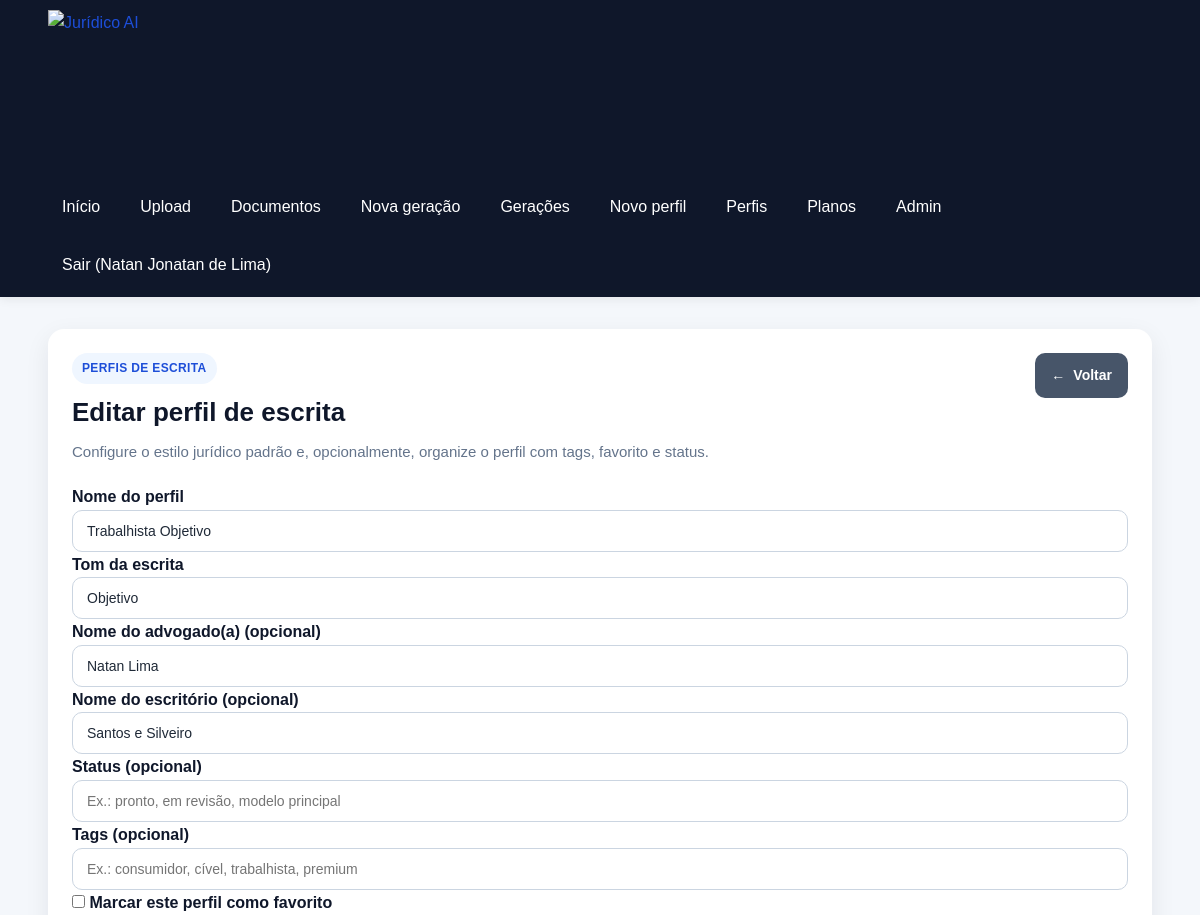
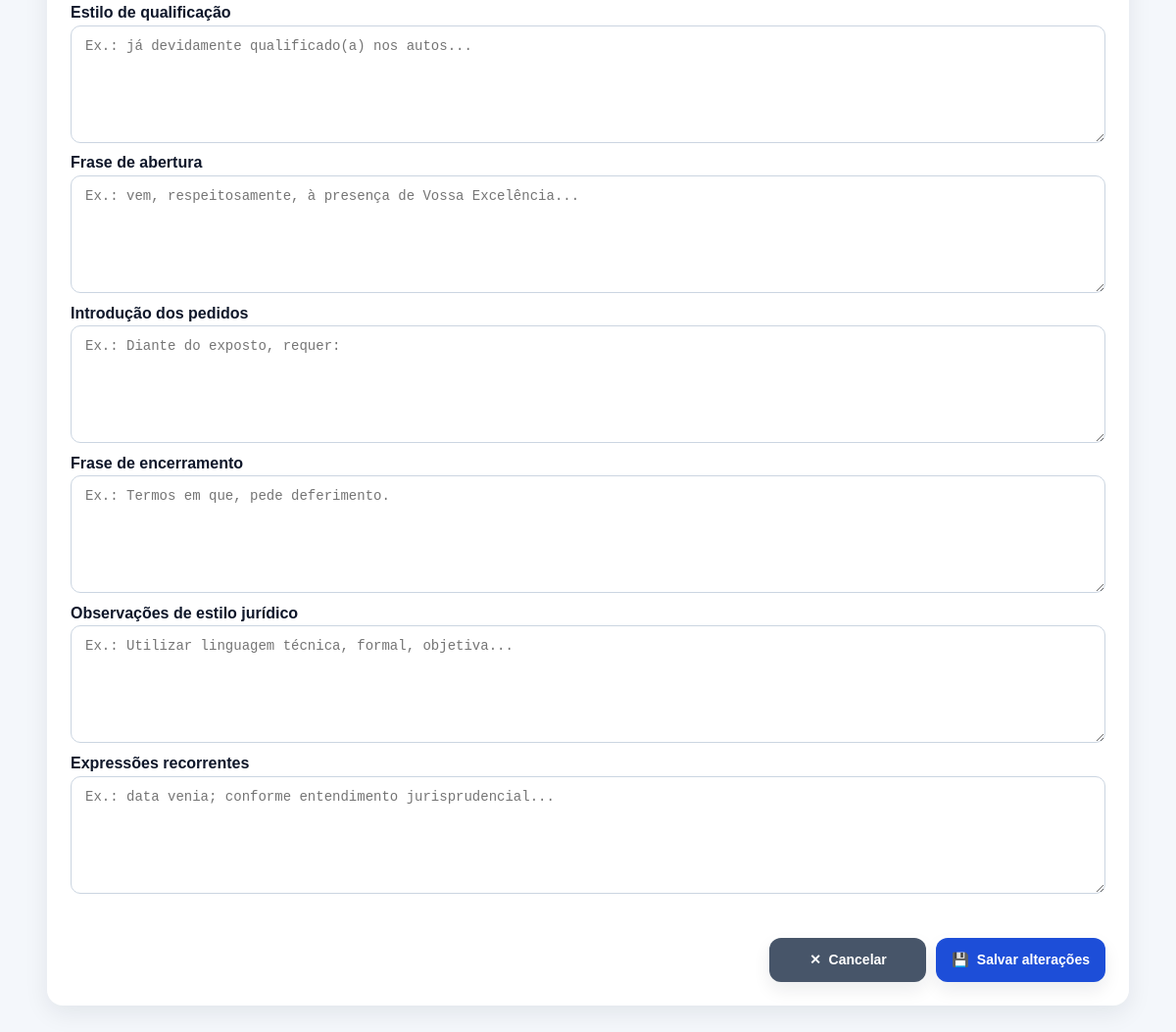
/writing-profiles/4/edit (signed in), run on the app's committed database (2 pictures, top to bottom).
### app/models/user.py (models this page shows, shortened)
class User(Base):
    __tablename__ = "users"
    id = Column(Integer, primary_key=True, index=True)
    full_name = Column(String(150), nullable=False)
    email = Column(String(255), nullable=False, unique=True, index=True)
    password_hash = Column(String(255), nullable=False)
    is_active = Column(Boolean, default=True, nullable=False)
    is_admin = Column(Boolean, default=False, nullable=False)
    plan_slug = Column(String(50), default="free", nullable=False, index=True)
    created_at = Column(DateTime, default=agora_brasil, nullable=False, index=True)
    updated_at = Column(DateTime, default=agora_brasil, onupdate=agora_brasil, nullable=False)

### app/models/writing_profile.py (models this page shows, shortened)
class WritingProfile(Base):
    __tablename__ = "writing_profiles"
    id = Column(Integer, primary_key=True, index=True)
    user_id = Column(Integer, ForeignKey("users.id", ondelete="CASCADE"), nullable=True, index=True)
    profile_name = Column(String(150), nullable=False, index=True)
    lawyer_name = Column(String(150), nullable=True)
    office_name = Column(String(200), nullable=True)
    tone = Column(String(100), nullable=False, default="Formal")
    qualification_style = Column(
        Text,
        nullable=True,
        default="já qualificado(a) nos autos ou a ser devidamente qualificado(a)",
    )
    opening_phrase = Column(
        Text,
        nullable=True,
        default="vem, com o devido respeito, à presença de Vossa Excelência, apresentar a presente:",
    )
    closing_phrase = Column(
        Text,
        nullable=True,
        default="Termos em que,\nPede deferimento.",
    )
    request_intro = Column(
        Text,
        nullable=True,
        default="Diante do exposto, requer:",
    )
    legal_style_notes = Column(
        Text,
        nullable=True,
        default="Utilizar linguagem jurídica formal, objetiva e técnica.",
    )
    recurring_expressions = Column(
        Text,
        nullable=True,
        default="data venia; conforme entendimento jurisprudencial; nos termos da legislação aplicável",
    )
    is_active = Column(Boolean, default=False, nullable=False)
    is_pinned = Column(Boolean, default=False, nullable=False)
    tags = Column(Text, nullable=True)
    is_favorite = Column(Boolean, default=False, nullable=False)
    status = Column(String(100), nullable=True)
    version = Column(Integer, default=1, nullable=False)
    created_at = Column(DateTime, default=agora_brasil, nullable=False)
    updated_at = Column(DateTime, default=agora_brasil, onupdate=agora_brasil, nullable=False)
    generations = relationship(
        "Generation",
        back_populates="writing_profile",
        passive_deletes=True,
    )
    user = relationship("User", passive_deletes=True)

### app/routers/writing_profiles.py (the view)
@router.get("/{profile_id}/edit")
def exibir_formulario_edicao_perfil(
    profile_id: int,
    request: Request,
    db: Session = Depends(get_db),
    usuario: User = Depends(get_authenticated_user),
):
    perfil = buscar_perfil_por_id(db, profile_id, usuario.id)
    plan_usage = obter_uso_plano_usuario(db, usuario)
    if not perfil:
        return RedirectResponse(
            url="/writing-profiles?erro=Perfil não encontrado.",
            status_code=status.HTTP_303_SEE_OTHER,
        )
    return templates.TemplateResponse(
        "writing_profile_form.html",
        {
            "request": request,
            "erro": None,
            "form_data": {
                "profile_name": perfil.profile_name,
                "tone": perfil.tone,
                "lawyer_name": perfil.lawyer_name or "",
                "office_name": perfil.office_name or "",
                "qualification_style": perfil.qualification_style or "",
                "opening_phrase": perfil.opening_phrase or "",
                "request_intro": perfil.request_intro or "",
                "closing_phrase": perfil.closing_phrase or "",
                "legal_style_notes": perfil.legal_style_notes or "",
                "recurring_expressions": perfil.recurring_expressions or "",
                "tags": perfil.tags or "",
                "is_favorite": bool(perfil.is_favorite),
                "status": perfil.status or "",
            },
            "modo_edicao": True,
            "perfil_id": perfil.id,
            "plan_usage": plan_usage,
        },
    )

### app/templates/writing_profile_form.html (shortened to what this page needs)
{% extends "base.html" %}
{% block content %}
<section class="card">
    <div class="cabecalho-pagina">
        <div>
            <span class="etiqueta-secao">Perfis de escrita</span>
            <h2>
                {% if modo_edicao %}
                    Editar perfil de escrita
                {% else %}
                    Novo perfil de escrita
                {% endif %}
            </h2>
            <p class="texto-suave">
                Configure o estilo jurídico padrão e, opcionalmente, organize o perfil com tags, favorito e status.
            </p>
        </div>
        <div class="acoes-topo">
            <a class="botao botao-secundario" href="/writing-profiles">
                <span class="icone-botao" aria-hidden="true">←</span>
                Voltar
            </a>
        </div>
    </div>
    <form
        method="post"
        action="{% if modo_edicao %}/writing-profiles/{{ perfil_id }}/edit{% else %}/writing-profiles/create{% endif %}"
        class="formulario-geracao"
        data-loading-form
        data-loading-message="Salvando perfil de escrita..."
        data-loading-button-text="Salvando..."
    >
        <div class="grid-formulario">
            <div>
                <label for="profile_name">Nome do perfil</label>
                <input
                    type="text"
                    id="profile_name"
                    name="profile_name"
                    required
                    value="{{ form_data.profile_name or '' }}"
                    placeholder="Ex.: Cível formal"
                >
            </div>
            <div>
                <label for="tone">Tom da escrita</label>
                <input
                    type="text"
                    id="tone"
                    name="tone"
                    required
                    value="{{ form_data.tone or 'Formal' }}"
                    placeholder="Ex.: Formal, técnico, objetivo"
                >
            </div>
            <div>
                <label for="lawyer_name">Nome do advogado(a) (opcional)</label>
                <input
                    type="text"
                    id="lawyer_name"
                    name="lawyer_name"
                    value="{{ form_data.lawyer_name or '' }}"
                    placeholder="Ex.: Natan Jonatan de Lima"
                >
            </div>
            <div>
                <label for="office_name">Nome do escritório (opcional)</label>
                <input
                    type="text"
                    id="office_name"
                    name="office_name"
                    value="{{ form_data.office_name or '' }}"
                    placeholder="Ex.: Santos e Silveiro"
                >
            </div>
            <div>
                <label for="status">Status (opcional)</label>
                <input
                    type="text"
                    id="status"
                    name="status"
                    value="{{ form_data.status or '' }}"
                    placeholder="Ex.: pronto, em revisão, modelo principal"
                >
            </div>
            <div class="campo-completo">
                <label for="tags">Tags (opcional)</label>
                <input
                    type="text"
                    id="tags"
                    name="tags"
                    value="{{ form_data.tags or '' }}"
                    placeholder="Ex.: consumidor, cível, trabalhista, premium"
                >
            </div>
            <div class="campo-completo">
                <label class="checkbox-label">
                    <input
                        type="checkbox"
                        name="is_favorite"
                        value="true"
                    >
                    Marcar este perfil como favorito
                </label>
            </div>
            <div class="campo-completo">
                <label for="qualification_style">Estilo de qualificação</label>
                <textarea
                    id="qualification_style"
                    name="qualification_style"
                    rows="3"
                    placeholder="Ex.: já devidamente qualificado(a) nos autos..."
                >{{ form_data.qualification_style or '' }}</textarea>
            </div>
            <div class="campo-completo">
                <label for="opening_phrase">Frase de abertura</label>
                <textarea
                    id="opening_phrase"
                    name="opening_phrase"
                    rows="3"
                    placeholder="Ex.: vem, respeitosamente, à presença de Vossa Excelência..."
                >{{ form_data.opening_phrase or '' }}</textarea>
            </div>
            <div class="campo-completo">
                <label for="request_intro">Introdução dos pedidos</label>
                <textarea
                    id="request_intro"
                    name="request_intro"
                    rows="3"
                    placeholder="Ex.: Diante do exposto, requer:"
                >{{ form_data.request_intro or '' }}</textarea>
            </div>
            <div class="campo-completo">
                <label for="closing_phrase">Frase de encerramento</label>
                <textarea
                    id="closing_phrase"
                    name="closing_phrase"
                    rows="3"
                    placeholder="Ex.: Termos em que, pede deferimento."
                >{{ form_data.closing_phrase or '' }}</textarea>
            </div>
            <div class="campo-completo">
                <label for="legal_style_notes">Observações de estilo jurídico</label>
                <textarea
                    id="legal_style_notes"
                    name="legal_style_notes"
                    rows="4"
                    placeholder="Ex.: Utilizar linguagem técnica, formal, objetiva..."
                >{{ form_data.legal_style_notes or '' }}</textarea>
            </div>
            <div class="campo-completo">
                <label for="recurring_expressions">Expressões recorrentes</label>
                <textarea
                    id="recurring_expressions"
                    name="recurring_expressions"
                    rows="4"
                    placeholder="Ex.: data venia; conforme entendimento jurisprudencial..."
                >{{ form_data.recurring_expressions or '' }}</textarea>
            </div>
        </div>
        <div class="acoes-formulario-geracao" style="margin-top: 24px;">
            <a class="botao botao-secundario" href="/writing-profiles">
                <span class="icone-botao" aria-hidden="true">✕</span>
                Cancelar
            </a>
            <button type="submit" class="botao">
                <span class="icone-botao" aria-hidden="true">💾</span>
                {% if modo_edicao %}Salvar alterações{% else %}Criar perfil{% endif %}
            </button>
        </div>
    </form>
</section>
{% endblock %}

### app/templates/base.html (shortened to what this page needs)
<!DOCTYPE html>
<html lang="pt-BR">
<head>
    <link rel="stylesheet" href="{{ url_for('static', path='css/style.css') }}?v=7.8">
</head>
<body>
    <header class="topo">
        <div class="container topo-conteudo">
            <a href="/" class="marca-link" aria-label="Ir para a página inicial do Jurídico AI">
                <img
                    src="{{ url_for('static', path='img/logo-juridico-ai-sem-fundo.png') }}"
                    alt="Jurídico AI"
                    class="logo-juridico"
                >
            </a>
            <nav class="menu">
                <a href="/">Início</a>
                <a href="/documents/upload">Upload</a>
                <a href="/documents">Documentos</a>
                <a href="/generations/create">Nova geração</a>
                <a href="/generations">Gerações</a>
                <a href="/writing-profiles/create">Novo perfil</a>
                <a href="/writing-profiles">Perfis</a>
                <a href="/plans">Planos</a>
                {% if request.session.get("is_admin") %}
                <a href="/admin">Admin</a>
                {% endif %}
                {% if request.session.get("user_id") %}
                <form method="post" action="/auth/logout" class="menu-logout-form">
                    <button type="submit" class="menu-logout-button">
                        Sair{% if request.session.get("user_name") %} ({{ request.session.get("user_name") }}){% endif %}
                    </button>
                </form>
                {% endif %}
            </nav>
        </div>
    </header>
    <main class="container pagina-conteudo">
        {% block content %}{% endblock %}
    </main>
</body>
</html>

### app/static/css/style.css (style rules this page uses)
* { margin: 0; padding: 0; box-sizing: border-box; }
body { font-family: Arial, Helvetica, sans-serif; background: #f4f7fb; color: #1f2937; line-height: 1.6; }
a { color: #1d4ed8; text-decoration: none; }
.container { width: min(1180px, 92%); margin: 0 auto; }
.topo { background: #0f172a; color: #ffffff; padding: 10px 0; box-shadow: 0 2px 10px rgba(0, 0, 0, 0.08); }
.topo-conteudo { display: flex; justify-content: space-between; align-items: center; gap: 24px; flex-wrap: wrap; }
.marca-link { display: flex; align-items: center; text-decoration: none; flex-shrink: 0; }
.logo-juridico { display: block; height: 150px; width: auto; max-width: 100%; }
.menu { display: flex; gap: 12px; flex-wrap: wrap; }
.menu a { color: #ffffff; padding: 10px 14px; border-radius: 8px; transition: background 0.2s ease; }
.menu-logout-form { margin: 0; }
.menu-logout-button { border: 0; background: transparent; color: #ffffff; padding: 10px 14px; border-radius: 8px; cursor: pointer; font: inherit; transition: background 0.2s ease; }
.pagina-conteudo { padding: 32px 0; }
.card { background: #ffffff; border-radius: 16px; padding: 24px; box-shadow: 0 8px 24px rgba(15, 23, 42, 0.08); margin-bottom: 24px; }
.cabecalho-pagina { display: flex; justify-content: space-between; align-items: flex-start; gap: 16px; flex-wrap: wrap; margin-bottom: 20px; }
.cabecalho-pagina h2 { font-size: 26px; color: #0f172a; margin-bottom: 6px; }
.etiqueta-secao { display: inline-block; margin-bottom: 8px; padding: 6px 10px; border-radius: 999px; background: #eff6ff; color: #1d4ed8; font-size: 12px; font-weight: 700; letter-spacing: 0.03em; text-transform: uppercase; }
.texto-suave { color: #64748b; font-size: 15px; }
.acoes-topo { display: flex; gap: 10px; flex-wrap: wrap; }
.botao, button.botao { display: inline-flex; align-items: center; justify-content: center; background: #1d4ed8; color: #ffffff; border: none; border-radius: 10px; padding: 11px 16px; font-size: 14px; font-weight: bold; cursor: pointer; transition: background 0.2s ease, transform 0.2s ease, opacity 0.2s ease; }
.botao-secundario { background: #475569; }
form { display: flex; flex-direction: column; gap: 14px; }
label { font-weight: bold; color: #0f172a; }
input[type="text"], input[type="email"], input[type="password"], input[type="number"], select, textarea { width: 100%; padding: 12px 14px; border: 1px solid #cbd5e1; border-radius: 10px; font-size: 14px; background: #ffffff; color: #1f2937; }
textarea { resize: vertical; min-height: 120px; }
select, textarea, input[type="text"], input[type="email"], input[type="password"], input[type="number"] { appearance: none; }
.formulario-geracao { display: flex; flex-direction: column; gap: 14px; }
.acoes-formulario-geracao { display: flex; justify-content: flex-end; gap: 10px; flex-wrap: wrap; margin-top: 8px; }
.botao, button.botao, .botao-perigo { gap: 8px; }
.icone-botao { display: inline-flex; align-items: center; justify-content: center; font-size: 14px; line-height: 1; }
.acoes-formulario-geracao { margin-top: 2px; }
.acoes-formulario-geracao .botao, .acoes-formulario-geracao .botao-secundario { min-width: 160px; min-height: 44px; border-radius: 12px; box-shadow: 0 8px 18px rgba(15, 23, 42, 0.08); }

### data on the page
User: session.get "Natan Jonatan de Lima"
WritingProfile: profile_name "Trabalhista Objetivo", tone "Objetivo", lawyer_name "Natan Lima", office_name "Santos e Silveiro"
